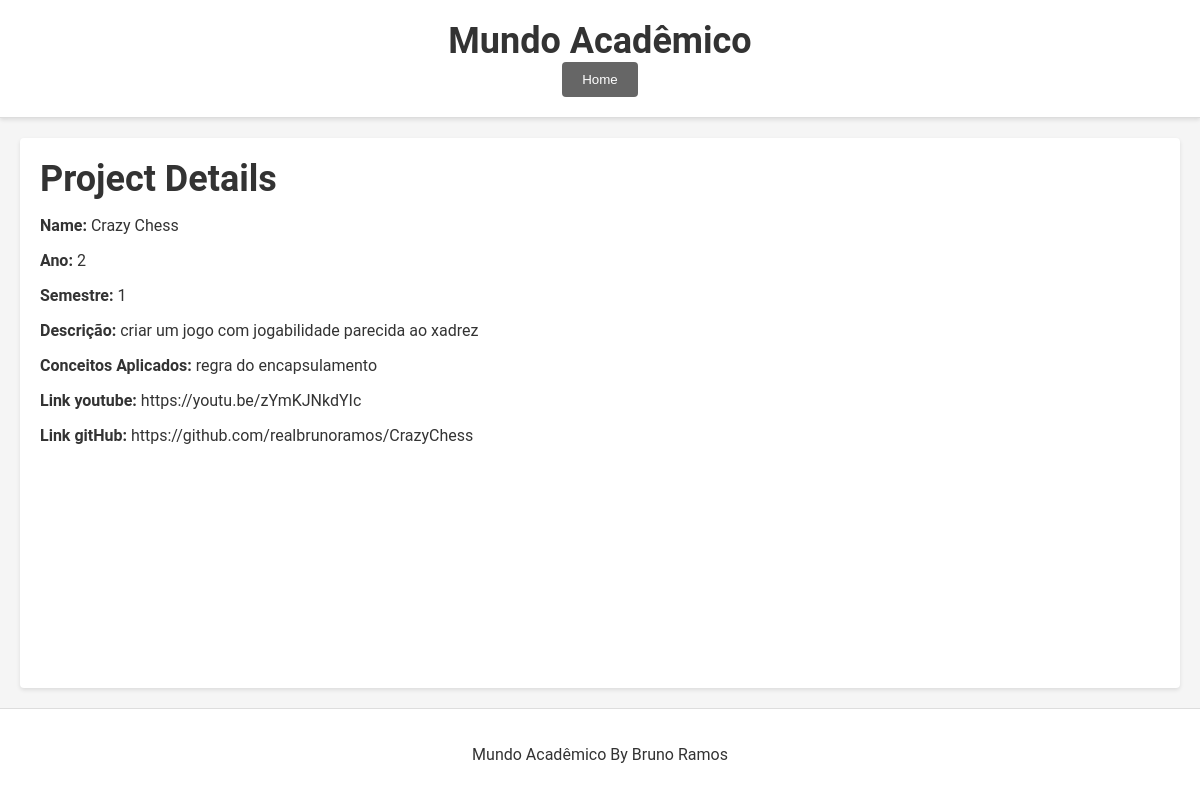
The page /curso/project/1/ on the database its author committed.
### curso/models.py (models this page shows, shortened)
class projeto(models.Model):
    projeto = models.CharField(max_length=50)
    disciplina = models.ForeignKey(disciplina, on_delete=models.CASCADE, related_name='projetos')
    ano = models.IntegerField()
    semestre = models.IntegerField()
    descricao = models.CharField(max_length=50)
    conceitos_aplicados = models.CharField(max_length=50)
    link_video = models.CharField(max_length=50)
    link_gitHub = models.CharField(max_length=50)

### curso/views.py (the view)
# urls.py: path('project/<int:project_id>/', views.project_details, name='project_details'),
def project_details(request, project_id):
    project = projeto.objects.get(id=project_id)
    return render(request, 'curso/project_details.html', {'project': project})

### curso/templates/curso/project_details.html
{% extends 'curso/layout.html' %}
{% block content %}
    <h1>Project Details</h1>
    <p><strong>Name:</strong> {{ project.projeto }}</p>
    <p><strong>Ano:</strong> {{ project.ano }}</p>
    <p><strong>Semestre:</strong> {{ project.semestre }}</p>
    <p><strong>Descrição:</strong> {{ project.descricao }}</p>
    <p><strong>Conceitos Aplicados:</strong> {{ project.conceitos_aplicados }}</p>
    <p><a href="{{ project.link_video }}"><strong>Link youtube: </strong>{{ project.link_video }}</a></p>
    <p><a href="{{ project.link_gitHub }}"><strong>Link gitHub: </strong>{{ project.link_gitHub }}</a></p>
{% endblock %}

### curso/templates/curso/layout.html (style rules this page uses)
body { background: #f5f5f5; color: #333; font-family: 'Roboto', sans-serif; margin: 0; padding: 0; min-height: 100vh; display: flex; flex-direction: column; }
a { color: #333; text-decoration: none; }
h1 { font-size: 36px; margin: 0; }

### rows shown on the page
projeto: projeto "Crazy Chess", ano "2", semestre "1", descricao "criar um jogo com jogabilidade parecida ao xadrez", conceitos_aplicados "regra do encapsulamento", link_video "https://youtu.be/zYmKJNkdYIc", link_gitHub "https://github.com/realbrunoramos/CrazyChess"
